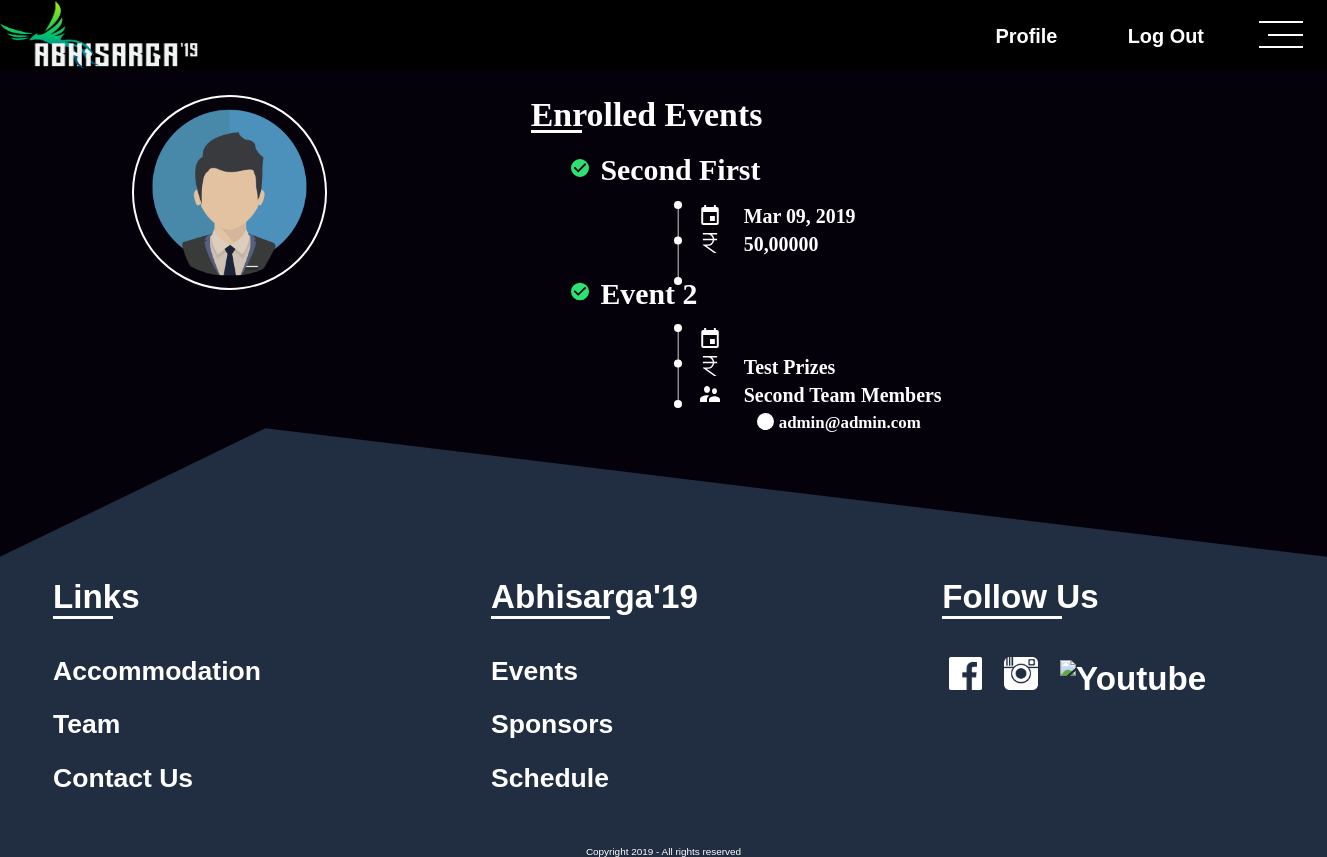
Page /profile/ (signed in) on the earlier database version.
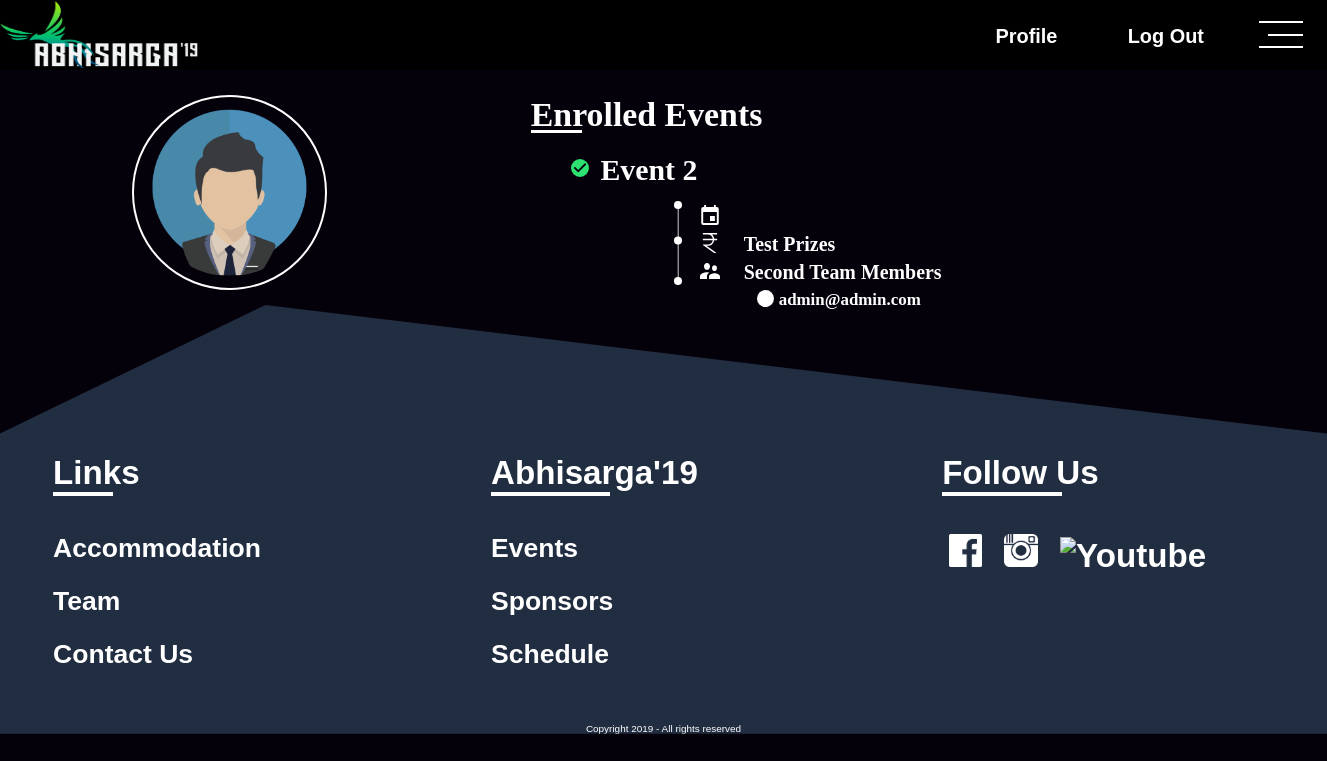
Same page on the later database version.
### Event/models.py (models this page shows, shortened)
class Event(models.Model):
	event_category = models.ForeignKey(EventCategory, on_delete=models.CASCADE, related_name="event_category")
	name = models.CharField(max_length=200, null=True, blank=True)
	logo = models.ImageField(upload_to=get_event_photo_path, null=True, blank=True)
	registration_from = models.DateTimeField(null=True, blank=True)
	registration_to = models.DateTimeField(null=True, blank=True)
	event_from = models.DateTimeField(null=True, blank=True)
	event_to = models.DateTimeField(null=True, blank=True)
	participant_limit = models.IntegerField(default=0)
	participant_count = models.IntegerField(default=0)
	description = models.TextField()
	rules = models.TextField()
	prize = models.TextField()
	brochure = models.FileField(upload_to=get_event_photo_path, null=True, blank=True)
	organisers = models.ManyToManyField(settings.AUTH_USER_MODEL, related_name="organising_events")
	web_priority = models.IntegerField(default=0)
	app_priority = models.IntegerField(default=0)
	registration_closed = models.BooleanField(default=False)
	team_event = models.BooleanField(default=False)
	img_1 = models.FileField(upload_to=get_event_photo_path, null=True, blank=True)
	img_2 = models.FileField(upload_to=get_event_photo_path, null=True, blank=True)
	img_3 = models.FileField(upload_to=get_event_photo_path, null=True, blank=True)
	img_4 = models.FileField(upload_to=get_event_photo_path, null=True, blank=True)

class Team(models.Model):
	team_name = models.CharField(max_length=50, null=True, blank=True)
	event = models.ForeignKey(Event, on_delete=models.CASCADE, related_name="participating_events")
	leader = models.ForeignKey(settings.AUTH_USER_MODEL, on_delete=models.CASCADE, related_name="team_leader_of")

### UserAuth/models.py (models this page shows, shortened)
class User(AbstractUser):
	mobile_no = models.CharField(max_length=15, null=True, blank=True)
	college_name = models.CharField(max_length=100, null=True, blank=True)
	description = models.CharField(max_length=150, null=True, blank=True)
	profile_pic = models.ImageField(upload_to=get_image_upload_path, null=True, blank=True)
	activation_link = models.CharField(max_length=200, null=True, blank=True)
	is_verified = models.BooleanField(default=False)

### UserAuth/views.py (the view)
# urls.py: url(r'^profile/$', Profile, name='profile'),
@login_required(login_url=settings.LOGIN_REDIRECT_URL)
def Profile(request):
	profile_page = 'UserAuth/profile.html'
	if request.method=='GET':
		try:
			participated_events = Team.objects.filter(leader__username=request.user.username)
			part = list()
			for obj in participated_events:
				part.append({"event":obj.event, "team":{"leader": obj,"members": obj.belong_to_team.all()}})
			participated_events = Member.objects.filter(email=request.user.email)
			for obj in participated_events:
				part.append({"event":obj.team.event, "team":{"leader": obj.team,"members": obj.team.belong_to_team.all()}})
		except Exception as e:
			pass
		return render(request, profile_page, {"participated_events":part})

### UserAuth/templates/UserAuth/profile.html (shortened to what this page needs)
{% extends 'UserAuth/index.html' %}
{% load staticfiles %}
{% block link %}
<link rel="stylesheet" type="text/css" href="{% static 'assets/css/profile.css' %}">
<link rel="stylesheet" type="text/css" href="{% static 'assets/css/common.css' %}">
{% endblock %}
{% block content %}
<div id="bar">
	<a href="{% url 'UserAuth:home' %}"><img src="{% static 'assets/img/default-logo.png' %}" alt="Abhisarga 2K19" id="bar-logo"></a>
	<div id="menu" onclick="menuopen()">
		<div></div>
		<div></div>
		<div></div>
	</div>
	{% if request.user.is_authenticated %}
	<div id="login">
		<a href="{% url 'UserAuth:logout' %}">Log Out</a>
	</div>
	<div id="register">
		<a href="{% url 'UserAuth:profile' %}">Profile</a>
	</div>
	{% endif %}
</div>
<div id="profile-content">
	<div id="account">
	<div id="profile-image">
		{% if request.user.profile_pic %}
	  	<img src="{{ request.user.profile.url }}" alt="">
		{% else %}
		<img src="{% static 'assets/img/default-male.png' %}" alt="">
		{% endif %}
	</div>
	<div id="profile-name">
	</div>
	<div id="profile-college">
	</div>
	</div>
	<div id="reg-events">
	<h1>Enrolled Events</h1>
	<ul>
		{% for object in participated_events %}
	  <li>
	    <div class="single-reg-event">
	      <h1><img src="{% static 'assets/img/svg/check.svg' %}" alt="">{{ object.event.name }}</h1>
	      <img src="{% static 'assets/img/svg/dotline.svg' %}">
	      <span><img src="{% static 'assets/img/svg/calender.svg' %}" alt="">{{ object.event.event_from|date:"M d, Y" }}</span>
	      <span><img src="{% static 'assets/img/svg/rupee.svg' %}" alt="">{{ object.event.prize }}</span>
	      {% if object.event.team_event %}
	      <span><img src="{% static 'assets/img/svg/group.svg' %}" alt="">{{ object.team.leader.team_name }} Members</span>
	      <ul>
	      	<li><img src="{% static 'assets/img/svg/circlebullet.svg' %}" alt="">{{object.team.leader.leader.email}}</li>
	       </ul>
	      {% endif %}
	    </div>
	  </li>
	  	{% endfor %}
	</ul>
	</div>
</div>
{% endblock %}

Differences in the rows shown:
no longer on this page (row edited): Event: event.name "Second First", event.event_from "Mar 09, 2019", event.prize "50,00000"
